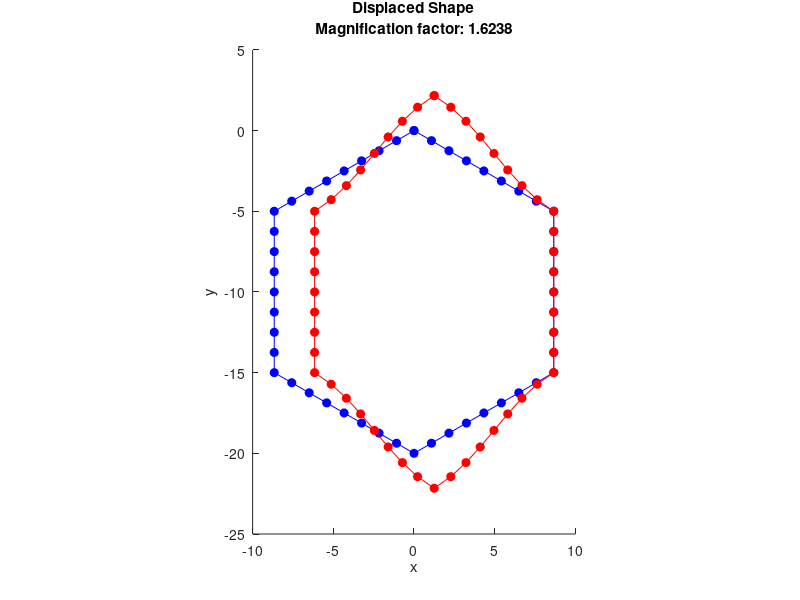
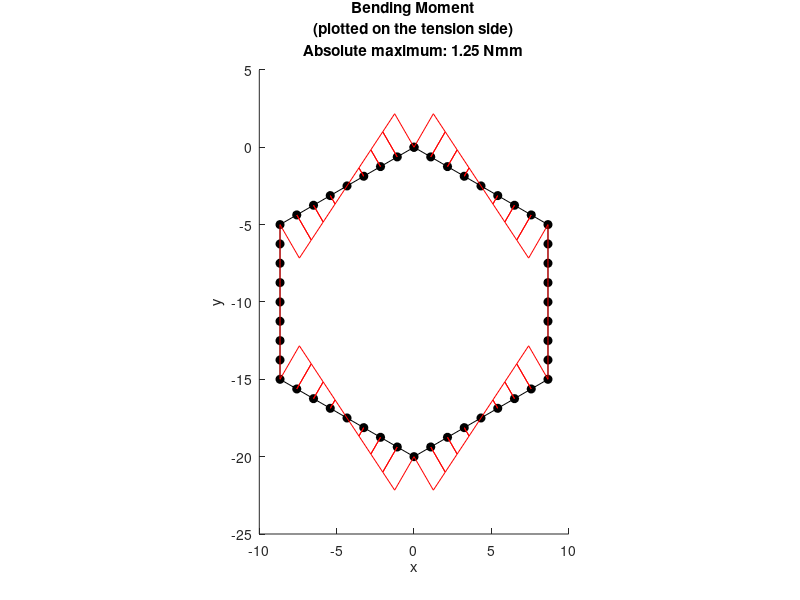
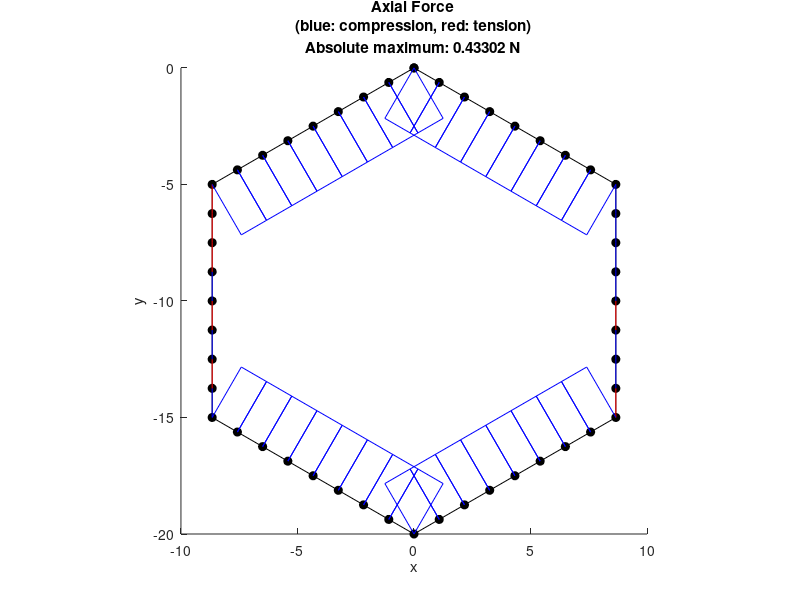
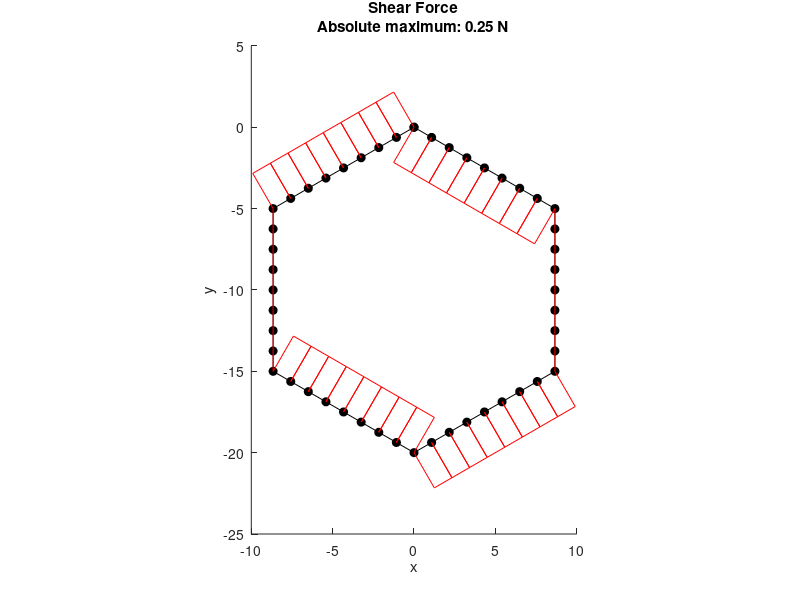

Recreate these plots in MATLAB, in order.
% Hexagonal Lattice Unit
% Script by Andrew Phillips
% Modified by Group10A

clear all
close all

%
% Section and material definition
%

% Assuming units are Newtons (N) and millimetres (mm)
% Assuming a rectangular cross-section
t = sqrt(3)/4;   % mm % relative density = 0.05
% t = sqrt(3)/2;   % mm % relative density = 0.1
% t = 3*sqrt(3)/4; % mm % relative density = 0.15
% t = sqrt(3);     % mm % relative density = 0.2
% t = 5*sqrt(3)/4; % mm % relative density = 0.25
b = 1; % unit value (mm)
E = 2000; % MPa
% Calculating cross-sectional properties
A = b*t;
I = b*t^3/12;
% Calculating structural stifness / rigidity
EA = E*A; % axial
EI = E*I; % bending
% to reduce axial deformation
EA=EA*1000;

%
% Mesh definition
%

% Setting up a matrix of node points for the hexagon
% Setting the number of structural members
NumSM = 6;
% Setting the length of each structural member
LengthSM = 10;
% Setting the number of elements making up each structural member
NumElemSM = 8;
% Calculating the number of elements required
NumElems = NumSM*NumElemSM;
% Calculating the number of node
NumNodes = NumElems;
% Setting the angle alpha from the figure
alpha = 30;
alpha = alpha*pi/180;
% Calculating the position of nodes at the end of structural members  
NodePoints = zeros(NumNodes,2);
NodePoints(1,:) = [0 0];
NodePoints(1*NumElemSM+1,:) = [LengthSM*cos(alpha) -LengthSM*sin(alpha)];
NodePoints(2*NumElemSM+1,:) = [LengthSM*cos(alpha) -LengthSM-LengthSM*sin(alpha)];
NodePoints(3*NumElemSM+1,:) = [0 -LengthSM-2*LengthSM*sin(alpha)];
NodePoints(4*NumElemSM+1,:) = [-LengthSM*cos(alpha) -LengthSM-LengthSM*sin(alpha)];
NodePoints(5*NumElemSM+1,:) = [-LengthSM*cos(alpha) -LengthSM*sin(alpha)];
% Calculating the position of nodes along the lengh of structural members
% using the psotions of the start and end nodes of structural members
for n=1:1:NumElemSM-1
    NodePoints(n+1,:) = NodePoints(1,:)+(NodePoints(1*NumElemSM+1,:)-NodePoints(1,:)).*n/NumElemSM;
    NodePoints(1*NumElemSM+n+1,:) = NodePoints(1*NumElemSM+1,:)+(NodePoints(2*NumElemSM+1,:)-NodePoints(1*NumElemSM+1,:)).*n/NumElemSM;
    NodePoints(2*NumElemSM+n+1,:) = NodePoints(2*NumElemSM+1,:)+(NodePoints(3*NumElemSM+1,:)-NodePoints(2*NumElemSM+1,:)).*n/NumElemSM;
    NodePoints(3*NumElemSM+n+1,:) = NodePoints(3*NumElemSM+1,:)+(NodePoints(4*NumElemSM+1,:)-NodePoints(3*NumElemSM+1,:)).*n/NumElemSM;
    NodePoints(4*NumElemSM+n+1,:) = NodePoints(4*NumElemSM+1,:)+(NodePoints(5*NumElemSM+1,:)-NodePoints(4*NumElemSM+1,:)).*n/NumElemSM;
    NodePoints(5*NumElemSM+n+1,:) = NodePoints(5*NumElemSM+1,:)+(NodePoints(1,:)-NodePoints(5*NumElemSM+1,:)).*n/NumElemSM;
end

% Setting up a matrix of element definitions (start and end nodes)
ElemNodes = zeros(NumElems,2);
ElemNodes(:,1) = 1:1:NumNodes;
ElemNodes(:,2) = [2:1:NumNodes 1];

% Calculating element lengths
ElemLengths = zeros(NumElems,1);
for n=1:NumElems
    ElemLengths(n) = sqrt(sum(abs(NodePoints(ElemNodes(n,2),:)-NodePoints(ElemNodes(n,1),:)).^2));
end

% Setting up a matrix of element angles (transforming from local to global
% coordinate systems) for the hexagon
ElemAngle = zeros(NumElems,1);
ElemAngle(1:NumElemSM) = -alpha;
ElemAngle(1+1*NumElemSM:2*NumElemSM) = -pi/2;
ElemAngle(1+2*NumElemSM:3*NumElemSM) = -(pi-alpha);
ElemAngle(1+3*NumElemSM:4*NumElemSM) = pi-alpha;
ElemAngle(1+4*NumElemSM:5*NumElemSM) = pi/2;
ElemAngle(1+5*NumElemSM:6*NumElemSM) = alpha;

%
% Building the structure stiffness matrix K
%

% Setting up the element stiffness matrix k for each element
k = zeros(6,6,NumElems);
% Setting it up this way allows for easy adaptation for elements with
% different lengths and different cross-sectional properties
for n=1:NumElems
    k(:,:,n) = [EA/ElemLengths(n) 0 0 -EA/ElemLengths(n) 0 0;
        0 12*EI/(ElemLengths(n)^3) 6*EI/(ElemLengths(n)^2) 0 -12*EI/(ElemLengths(n)^3) 6*EI/(ElemLengths(n)^2);
        0 6*EI/(ElemLengths(n)^2) 4*EI/ElemLengths(n) 0 -6*EI/(ElemLengths(n)^2) 2*EI/ElemLengths(n);
        -EA/ElemLengths(n) 0 0 EA/ElemLengths(n) 0 0;
        0 -12*EI/(ElemLengths(n)^3) -6*EI/(ElemLengths(n)^2) 0 12*EI/(ElemLengths(n)^3) -6*EI/(ElemLengths(n)^2);
        0 6*EI/(ElemLengths(n)^2) 2*EI/ElemLengths(n) 0 -6*EI/(ElemLengths(n)^2) 4*EI/ElemLengths(n)];
end
% Transforming the stiffness matrix k for each element
% from local to global to give kdash for each element
% global) 
N = zeros(6,6,NumElems);
NQ = zeros(3,3,NumElems);
kdash = zeros(6,6,NumElems);
for n=1:NumElems
    % setting up a transformation matrix for all four quadrants
    % top-left and bottom-right quadrants of N contain trigonometric terms
    % top-right and bottom-left quadrants of N contain zero terms
    NQ(:,:,n) = [cos(ElemAngle(n)) sin(ElemAngle(n)) 0;...
        -sin(ElemAngle(n)) cos(ElemAngle(n)) 0;...
        0 0 1];
    N(1:3,1:3,n)=NQ(:,:,n);
    N(4:6,4:6,n)=NQ(:,:,n);
    kdash(:,:,n)=N(:,:,n)'*k(:,:,n)*N(:,:,n);
end

% Constructing the structure stiffness matrix K
% Noting that there are three degrees of freedom at every node
K = zeros(3*NumNodes,3*NumNodes);
% placing the top-left quadrant
for n=1:NumNodes
    clear a
    a=find(ElemNodes(:,1)==n);
    if isempty(a)~=1
        for m=1:length(a)
            K(1+(n-1)*3:n*3,1+(n-1)*3:n*3)=...
                K(1+(n-1)*3:n*3,1+(n-1)*3:n*3)+kdash(1:3,1:3,a(m));
        end
    end
end
% placing the bottom-right quadrant
for n=1:NumNodes
    clear a
    a=find(ElemNodes(:,2)==n);
    if isempty(a)~=1
        for m=1:length(a)
            K(1+(n-1)*3:n*3,1+(n-1)*3:n*3)=...
                K(1+(n-1)*3:n*3,1+(n-1)*3:n*3)+kdash(4:6,4:6,a(m));
        end
    end
end
% placing the top-right and bottom-left quadrant
for n=1:NumNodes
    clear a b
    a=find(ElemNodes(:,1)==n);
    if isempty(a)~=1
        b=ElemNodes(a,2);
        for m=1:length(a)
            K(1+(n-1)*3:n*3,1+(b(m)-1)*3:b(m)*3)=...
                K(1+(n-1)*3:n*3,1+(b(m)-1)*3:b(m)*3)+kdash(1:3,4:6,a(m));
            K(1+(b(m)-1)*3:b(m)*3,1+(n-1)*3:n*3)=...
                K(1+(b(m)-1)*3:b(m)*3,1+(n-1)*3:n*3)+kdash(4:6,1:3,a(m));
        end
    end
end

%
% Point load definition
%

% Loading depends on whether we are looking at behaviour
% in the global x or y direction

% Noting that at each node three loads could be applied
% Points loads in the x and y directions,
% and a moment load about the y axis

P = 1;
NodeLoads = zeros(3*NumNodes,1);

% Loading in the x direction
LoadedNodeA = 4*NumElemSM+1;
LoadedNodeB = 5*NumElemSM+1;
NodeLoads(LoadedNodeA*3-2:LoadedNodeA*3) = [P/2 0 0];
NodeLoads(LoadedNodeB*3-2:LoadedNodeB*3) = [P/2 0 0];

% % Loading in the y direction
% LoadedNode = 1;
% NodeLoads(LoadedNode*3-2:LoadedNode*3) = [0 -P 0];

%
% Boundary condition definition
%

% Boundary conditions depend on whether we are looking a behaviour
% in the global x or y direction

% We adjust the K matrix by setting rows and columns associated
% with the restrained degree of freedom to zero
% and the intersection to 1

% boundary conditons are set by listing the node and then the three DOFs
% indicating which ones are fixed at the node with a "1"

% Rotation restrictions to replicate the hexagon being constrained with a
% honeycomb lattice network

FixRotNodes = [1*NumElemSM+1 0 0 1; 2*NumElemSM+1 0 0 1;...
   4*NumElemSM+1 0 0 1; 5*NumElemSM+1 0 0 1];

% Loading in the x direction
RollerNode = [2*NumElemSM+1 1 0 0]; % fixed in the x direction
PinnedNode = [1*NumElemSM+1 1 1 0]; % fixed in the x and y direction
BCNodes = [RollerNode; PinnedNode; FixRotNodes];

% % Loading in the y direction
% RollerNode = [1 1 0 0]; % fixed in the x direction
% PinnedNode = [3*NumElemSM+1 1 1 0]; % fixed in the x and y direction
% BCNodes = [RollerNode; PinnedNode; FixRotNodes];

% Finding the fixed DOFs
NumBCNodes = size(BCNodes,1);
FixedDOFs = zeros(1,sum(sum(BCNodes(:,2:4)~=0)));
a=0;
for n=1:NumBCNodes
    for m=2:4
        if BCNodes(n,m)==1
            a=a+1;
            FixedDOFs(a) = (BCNodes(n,1)-1)*3+(m-1);
        end
    end
end
clear a

% Adjusting the K matrix
for n=1:size(FixedDOFs,2)
    K(FixedDOFs(n),:)=0;
    K(:,FixedDOFs(n))=0;
    K(FixedDOFs(n),FixedDOFs(n))=1;
end

%
% Analysis
%

%
% Finding the node displacements
%

RawNodeDisps=(K^-1)*(NodeLoads);
% Reshape the resulting matrix
NodeDisps=reshape(RawNodeDisps,3,[]);
NodeDisps=NodeDisps';
% Calculating the displaced node positions
DispNodePoints = NodePoints+NodeDisps(:,1:2);

%
% Finding node forces and moments
%

% Calculating beam end force and moments (in global axis system)
BeamEndForcesGAS = zeros(NumElems,6);
for n=1:NumElems
    BeamEndForcesGAS(n,:) = (kdash(:,:,n)*[NodeDisps(ElemNodes(n,1),:)'; NodeDisps(ElemNodes(n,2),:)'])';  
end
% Calculating node external forces (in global axis system)
% This gives applied loading and reaction forces
NodeExternalForcesGAS = zeros(NumNodes,3);
for n=1:NumNodes
    NodeExternalForcesGAS(n,:) = sum(BeamEndForcesGAS(ElemNodes(:,2)==n,4:6),1) + sum(BeamEndForcesGAS(ElemNodes(:,1)==n,1:3),1);
end

% Calculating beam end force and moments (in the beam axis system)
% This gives axial forces, shear forces and bending moments
BeamEndForcesLAS = zeros(NumElems,6);
for n=1:NumElems
    BeamEndForcesLAS(n,:) = (k(:,:,n)*N(:,:,n)*[NodeDisps(ElemNodes(n,1),:)'; NodeDisps(ElemNodes(n,2),:)'])';
end

%
% Plotting the displaced shape
%

% Settting a magnification factor
MagFact = 0.25*LengthSM/max(max(abs(NodeDisps(:,1:2))));
PlotDispNodePoints = NodePoints+MagFact.*NodeDisps(:,1:2);

figure(1)
hold on
plot(NodePoints([1:end 1],1),NodePoints([1:end 1],2),'o - b','MarkerFaceColor','b');
plot(PlotDispNodePoints([1:end 1],1),PlotDispNodePoints([1:end 1],2),'o - r','MarkerFaceColor','r');
title({'Displaced Shape', ['Magnification factor: ', num2str(MagFact)]});
xlabel('x'); ylabel('y');
set(gca,'DataAspectRatio',[1 1 1]);

%
% Plotting bending moment, axial force, and shear force diagrams
%

% Calculating beam direction and perpendicular vectors
ElemBeamVectors = zeros(NumElems,3);
ElemBeamNormVectors = zeros(NumElems,3);
ElemPerpVectors = zeros(NumElems,3);
for n=1:NumElems
    ElemBeamVectors(n,1:2) = NodePoints(ElemNodes(n,2),:)-NodePoints(ElemNodes(n,1),:);
    ElemBeamNormVectors(n,1:2) = ElemBeamVectors(n,1:2)./norm(ElemBeamVectors(n,1:2));
    ElemPerpVectors(n,:) = cross([0 0 1],ElemBeamNormVectors(n,:));
end

% Adopting a convention that means bending moments are plotted on the
% tension side of the element

% Setting a scale factor
BMScaleFact = 0.25*LengthSM/max(max(abs(BeamEndForcesLAS(:,[3 6]))));

figure(2)
hold on
plot(NodePoints([1:end 1],1),NodePoints([1:end 1],2),'o - k','MarkerFaceColor','k');
for n=1:NumElems
    pointA = NodePoints(ElemNodes(n,1),:);
    pointB = pointA + BeamEndForcesLAS(n,3)*ElemPerpVectors(n,1:2)*BMScaleFact;
    pointD = NodePoints(ElemNodes(n,2),:);
    pointC = pointD - BeamEndForcesLAS(n,6)*ElemPerpVectors(n,1:2)*BMScaleFact;
    plot([pointA(1) pointB(1) pointC(1) pointD(1)],...
        [pointA(2) pointB(2) pointC(2) pointD(2)],'- r');
end
title({'Bending Moment', '(plotted on the tension side)', ['Absolute maximum: ', num2str(max(max(abs(BeamEndForcesLAS(:,[3 6]))))), ' Nmm']});
xlabel('x'); ylabel('y');
set(gca,'DataAspectRatio',[1 1 1]);

% Adopting a convention that means tension axial force is plotted in red
% and compression axial force is plotted in blue

% Setting a scale factor
AFScaleFact = 0.25*LengthSM/max(max(abs(BeamEndForcesLAS(:,[1 4]))));

figure(3)
hold on
plot(NodePoints([1:end 1],1),NodePoints([1:end 1],2),'o - k','MarkerFaceColor','k');
for n=1:NumElems
    pointA = NodePoints(ElemNodes(n,1),:);
    pointB = pointA - BeamEndForcesLAS(n,1)*ElemPerpVectors(n,1:2)*AFScaleFact;
    pointD = NodePoints(ElemNodes(n,2),:);
    pointC = pointD + BeamEndForcesLAS(n,4)*ElemPerpVectors(n,1:2)*AFScaleFact;
    if -BeamEndForcesLAS(n,1) > 0 
        plot([pointA(1) pointB(1) pointC(1) pointD(1)],...
            [pointA(2) pointB(2) pointC(2) pointD(2)],'- r');
    elseif -BeamEndForcesLAS(n,1) < 0
        plot([pointA(1) pointB(1) pointC(1) pointD(1)],...
            [pointA(2) pointB(2) pointC(2) pointD(2)],'- b');
    end 
end
title({'Axial Force', '(blue: compression, red: tension)', ['Absolute maximum: ', num2str(max(max(abs(BeamEndForcesLAS(:,[1 4]))))), ' N']});
xlabel('x'); ylabel('y');
set(gca,'DataAspectRatio',[1 1 1]);

% Adopting a convention that means that positive shear forces point in the
% positive y axis direction on the beam

% Setting a scale factor
SFScaleFact = 0.25*LengthSM/max(max(abs(BeamEndForcesLAS(:,[2 5]))));

figure(4)
hold on
plot(NodePoints([1:end 1],1),NodePoints([1:end 1],2),'o - k','MarkerFaceColor','k');
for n=1:NumElems
    pointA = NodePoints(ElemNodes(n,1),:);
    pointB = pointA - BeamEndForcesLAS(n,2)*ElemPerpVectors(n,1:2)*SFScaleFact;
    pointD = NodePoints(ElemNodes(n,2),:);
    pointC = pointD + BeamEndForcesLAS(n,5)*ElemPerpVectors(n,1:2)*SFScaleFact;
    plot([pointA(1) pointB(1) pointC(1) pointD(1)],...
        [pointA(2) pointB(2) pointC(2) pointD(2)],'- r');
end
title({'Shear Force', ['Absolute maximum: ', num2str(max(max(abs(BeamEndForcesLAS(:,[2 5]))))), ' N']});
xlabel('x'); ylabel('y');
set(gca,'DataAspectRatio',[1 1 1]);

%
% Plotting the beam direction and perpendicular vectors
%

% Setting a scale factor
LASScaleFact = 0.5*max(ElemLengths);

figure(5)
hold on
plot(NodePoints([1:end 1],1),NodePoints([1:end 1],2),'o - k','MarkerFaceColor','k');
for n=1:NumElems
    pointA = NodePoints(ElemNodes(n,1),:);
    pointB = pointA+ElemBeamNormVectors(n,1:2).*LASScaleFact;
    pointC = pointA+ElemPerpVectors(n,1:2).*LASScaleFact;
    plot([pointA(1) pointB(1)], [pointA(2) pointB(2)], '- r');
    plot([pointA(1) pointC(1)], [pointA(2) pointC(2)], '- g');
    plot(pointA(1), pointA(2),'o b','MarkerFaceColor','b');
end
title('Beam Axes');
set(gca,'DataAspectRatio',[1 1 1]);

% 
% Calculate the elastic modulus EX and EY
%

% Calculate the stress
% Calculate the strain
% Calculate Young's modulus by dividing the stress by the strain

% Loading in the x direction
Sigma = (P/2)/((LengthSM+LengthSM*sin(alpha))*b);
Epsilon = NodeDisps(1,1)/(LengthSM*cos(alpha));
EX = Sigma/Epsilon;

% % Loading in the y direction
% Sigma = P/(LengthSM*cos(alpha)*b);
% Epsilon = -NodeDisps(1,2)/(LengthSM+LengthSM*sin(alpha));
% EY = Sigma/Epsilon;

%%%% THE END %%%%
